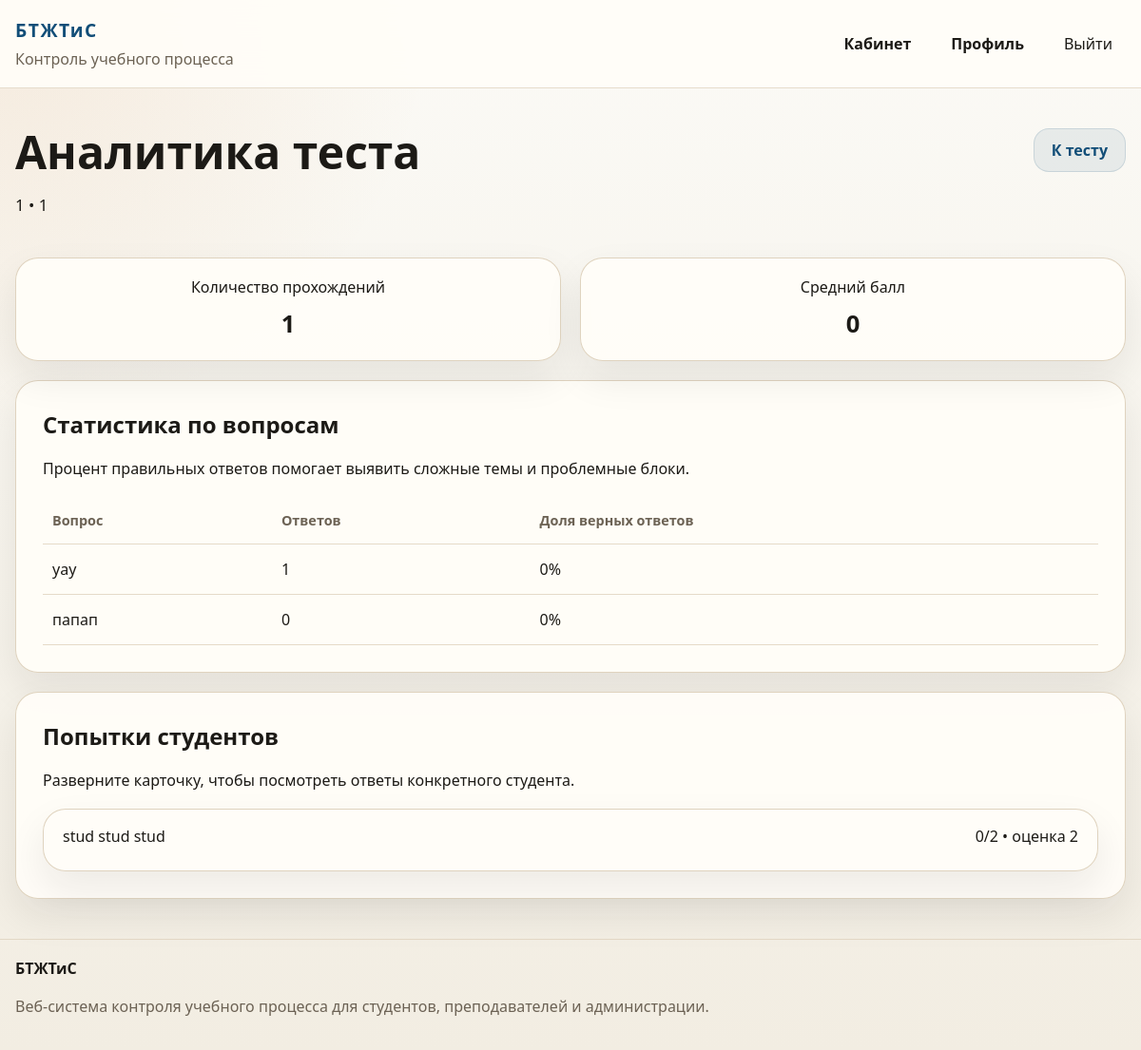
/teacher/reports/3/ (signed in), run on the app's committed database.
### education/models.py (models this page shows, shortened)
class Test(models.Model):
    title = models.CharField("Название теста", max_length=200)
    description = models.TextField("Описание", blank=True)
    discipline = models.ForeignKey(
        Discipline,
        on_delete=models.CASCADE,
        related_name="tests",
        verbose_name="Дисциплина",
    )
    author = models.ForeignKey(
        settings.AUTH_USER_MODEL,
        on_delete=models.CASCADE,
        related_name="created_tests",
        limit_choices_to={"role": ROLE_TEACHER},
        verbose_name="Автор",
    )
    groups = models.ManyToManyField(
        AcademicGroup,
        through="TestGroup",
        through_fields=("test", "group"),
        related_name="tests",
        blank=True,
        verbose_name="Доступные группы",
    )
    time_limit_minutes = models.PositiveIntegerField("Лимит времени (мин.)", default=30)
    max_attempts = models.PositiveIntegerField("Максимум попыток", default=1)
    is_published = models.BooleanField("Опубликован", default=False)
    available_from = models.DateTimeField("Доступен с", blank=True, null=True)
    available_to = models.DateTimeField("Доступен до", blank=True, null=True)
    created_at = models.DateTimeField("Создан", auto_now_add=True)
    updated_at = models.DateTimeField("Обновлён", auto_now=True)
    class Meta:
        db_table = "tests"
        ordering = ["-updated_at", "title"]
        verbose_name = "Тест"
        verbose_name_plural = "Тесты"

class Discipline(models.Model):
    name = models.CharField("Дисциплина", max_length=120, unique=True)
    code = models.CharField("Код", max_length=20, blank=True)
    description = models.TextField("Описание", blank=True)
    teachers = models.ManyToManyField(
        settings.AUTH_USER_MODEL,
        related_name="disciplines_taught",
        blank=True,
        limit_choices_to={"role": ROLE_TEACHER},
        verbose_name="Преподаватели",
    )
    groups = models.ManyToManyField(
        AcademicGroup,
        through="DisciplineGroup",
        through_fields=("discipline", "group"),
        related_name="disciplines",
        blank=True,
        verbose_name="Учебные группы",
    )
    class Meta:
        db_table = "disciplines"
        ordering = ["name"]
        verbose_name = "Дисциплина"
        verbose_name_plural = "Дисциплины"

class Question(models.Model):
    test = models.ForeignKey(Test, on_delete=models.CASCADE, related_name="questions", verbose_name="Тест")
    text = models.TextField("Текст вопроса")
    image = models.ImageField("Изображение", upload_to="questions/", blank=True, null=True)
    order = models.PositiveIntegerField("Порядок", default=1)
    class Meta:
        db_table = "questions"
        ordering = ["order", "id"]
        unique_together = ("test", "order")
        verbose_name = "Вопрос"
        verbose_name_plural = "Вопросы"

class TestAttempt(models.Model):
    student = models.ForeignKey(
        settings.AUTH_USER_MODEL,
        on_delete=models.CASCADE,
        related_name="attempts",
        limit_choices_to={"role": ROLE_STUDENT},
        verbose_name="Студент",
    )
    test = models.ForeignKey(Test, on_delete=models.CASCADE, related_name="attempts", verbose_name="Тест")
    attempt_number = models.PositiveIntegerField("Номер попытки", default=1)
    score = models.PositiveIntegerField("Набрано баллов", default=0)
    max_score = models.PositiveIntegerField("Максимум баллов", default=0)
    grade = models.CharField("Оценка", max_length=2, blank=True)
    started_at = models.DateTimeField("Начало", auto_now_add=True)
    completed_at = models.DateTimeField("Окончание", blank=True, null=True)
    is_finished = models.BooleanField("Завершён", default=False)
    class Meta:
        db_table = "test_attempts"
        ordering = ["-started_at"]
        unique_together = ("student", "test", "attempt_number")
        verbose_name = "Попытка прохождения"
        verbose_name_plural = "Попытки прохождения"

class User(AbstractUser):
    class Role(models.TextChoices):
        STUDENT = ROLE_STUDENT, "Студент"
        TEACHER = ROLE_TEACHER, "Преподаватель"
        ADMINISTRATOR = ROLE_ADMINISTRATOR, "Администратор"
    email = models.EmailField("Электронная почта", unique=True, blank=True, null=True)
    middle_name = models.CharField("Отчество", max_length=150, blank=True)
    phone = models.CharField("Телефон", max_length=32, blank=True)
    role = models.CharField(
        "Роль",
        max_length=20,
        choices=Role.choices,
        default=Role.STUDENT,
    )
    academic_group = models.ForeignKey(
        "AcademicGroup",
        on_delete=models.SET_NULL,
        related_name="students",
        blank=True,
        null=True,
        db_column="group_id",
        verbose_name="Учебная группа",
    )
    REQUIRED_FIELDS = ["first_name", "last_name"]
    objects = UserManager()
    class Meta:
        db_table = "users"
        ordering = ["last_name", "first_name", "username"]
        verbose_name = "Пользователь"
        verbose_name_plural = "Пользователи"
    @property
    def full_name(self):
        return " ".join(
            part for part in [self.last_name, self.first_name, self.middle_name] if part
        ) or self.username
    @property
    def is_teacher(self):
        return self.role == self.Role.TEACHER
    @property
    def is_administrator(self):
        return self.role == self.Role.ADMINISTRATOR or self.is_superuser

### education/views.py (the view)
# urls.py: path("teacher/reports/<int:pk>/", views.report_detail, name="report_detail"),
@role_required(User.Role.TEACHER, User.Role.ADMINISTRATOR)
def report_detail(request, pk):
    test = get_object_or_404(Test.objects.select_related("discipline", "author"), pk=pk)
    if request.user.is_teacher and test.author != request.user:
        return HttpResponseForbidden("Доступ запрещён.")
    attempts = (
        test.attempts.filter(is_finished=True)
        .select_related("student")
        .prefetch_related("answers__question", "answers__selected_option")
    )
    question_stats = []
    for question in test.questions.all():
        total_answers = StudentAnswer.objects.filter(
            question=question,
            attempt__test=test,
            attempt__is_finished=True,
        ).exclude(selected_option__isnull=True)
        answers_count = total_answers.count()
        correct_count = total_answers.filter(is_correct=True).count()
        question_stats.append(
            {
                "question": question,
                "answers_count": answers_count,
                "correct_rate": int(correct_count / answers_count * 100) if answers_count else 0,
            }
        )
    context = {
        "test": test,
        "attempts": attempts,
        "question_stats": question_stats,
        "summary": {
            "attempts": attempts.count(),
            "average_score": round(attempts.aggregate(avg=Avg("score")).get("avg") or 0, 1),
        },
    }
    return render(request, "education/report_detail.html", context)

### education/context_processors.py (called while the page is built)
def site_meta(request):
    view_name = getattr(getattr(request, "resolver_match", None), "view_name", "")
    meta = DEFAULT_META | ROUTE_META.get(view_name, {})
    meta["url"] = request.build_absolute_uri()
    meta["image"] = request.build_absolute_uri(static("education/img/og-cover.svg"))
    meta["og_title"] = meta["title"]
    return {
        "site_meta": meta,
        "current_view_name": view_name,
    }

### education/models.py (called while the page is built)
    def __str__(self):
        return self.text

### education/utils.py (called while the page is built)
def role_required(*roles):
    def decorator(view_func):
        @wraps(view_func)
        def _wrapped_view(request, *args, **kwargs):
            if not request.user.is_authenticated:
                return redirect("login")
            if request.user.is_superuser or request.user.role in roles:
                return view_func(request, *args, **kwargs)
            messages.error(request, "У вас нет доступа к данному разделу.")
            return redirect(dashboard_url_for(request.user))
        return _wrapped_view
    return decorator

### templates/education/report_detail.html (shortened to what this page needs)
{% extends "base.html" %}
{% block content %}
<section class="section">
    <div class="container">
        <div class="page-head page-head-inline">
            <div>
                <h1>Аналитика теста</h1>
                <p>{{ test.title }} • {{ test.discipline.name }}</p>
            </div>
            <div class="head-actions">
                {% if user.is_teacher %}
                    <a class="btn btn-secondary" href="{% url 'education:test_preview' test.pk %}">К тесту</a>
                {% endif %}
            </div>
        </div>
        <div class="stats-strip">
            <article class="mini-stat"><span>Количество прохождений</span><strong>{{ summary.attempts }}</strong></article>
            <article class="mini-stat"><span>Средний балл</span><strong>{{ summary.average_score }}</strong></article>
        </div>
        <section class="panel panel-top-space">
            <div class="section-head">
                <h2>Статистика по вопросам</h2>
                <p>Процент правильных ответов помогает выявить сложные темы и проблемные блоки.</p>
            </div>
            <div class="table-wrap">
                <table class="data-table">
                    <thead>
                        <tr>
                            <th>Вопрос</th>
                            <th>Ответов</th>
                            <th>Доля верных ответов</th>
                        </tr>
                    </thead>
                    <tbody>
                        {% for item in question_stats %}
                            <tr>
                                <td>{{ item.question.text|truncatechars:90 }}</td>
                                <td>{{ item.answers_count }}</td>
                                <td>{{ item.correct_rate }}%</td>
                            </tr>
                        {% empty %}
                            <tr>
                                <td colspan="3">Статистика пока недоступна.</td>
                            </tr>
                        {% endfor %}
                    </tbody>
                </table>
            </div>
        </section>
        <section class="panel panel-top-space">
            <div class="section-head">
                <h2>Попытки студентов</h2>
                <p>Разверните карточку, чтобы посмотреть ответы конкретного студента.</p>
            </div>
            <div class="details-list">
                {% for attempt in attempts %}
                    <details class="details-card">
                        <summary>
                            <span>{{ attempt.student.full_name }}</span>
                            <span>{{ attempt.score }}/{{ attempt.max_score }} • оценка {{ attempt.grade }}</span>
                        </summary>
                    </details>
                {% empty %}
                    <p class="muted">Завершённых попыток пока нет.</p>
                {% endfor %}
            </div>
        </section>
    </div>
</section>
{% endblock %}

### static/education/css/styles.css (style rules this page uses)
:root { --bg: #f6f4ee; --surface: #fffdf8; --surface-alt: #efe8d9; --border: #dccfb9; --text: #1c1a16; --muted: #6c6254; --primary: #124e78; --primary-dark: #0d3958; --accent: #cb7c2f; --danger: #a63d40; --success: #216869; --shadow: 0 18px 40px rgba(28, 26, 22, 0.08); --radius: 24px; }
html { min-width: 320px; }
*, *::before, *::after { box-sizing: border-box; }
:where(*, *::before, *::after) { min-width: 0; }
body { margin: 0; min-height: 100svh; display: flex; flex-direction: column; font-family: "Segoe UI", Tahoma, Geneva, Verdana, sans-serif; background: radial-gradient(circle at top left, rgba(203, 124, 47, 0.12), transparent 28%), linear-gradient(180deg, #fbfaf6 0%, #f2ede2 100%); color: var(--text); line-height: 1.5; overflow-wrap: break-word; }
a { color: inherit; text-decoration: none; text-decoration-skip-ink: auto; }
:where(a, button, input, select, textarea):focus-visible { outline: 3px solid rgba(18, 78, 120, 0.25); outline-offset: 3px; }
:where(h1, h2, h3, .brand-text, .table-muted, .quick-link) { overflow-wrap: anywhere; }
:where(.btn, .nav-button, .main-nav a, .quick-link, .pill) { max-width: 100%; min-height: 44px; line-height: 1.25; text-align: center; white-space: normal; }
.container { width: min(1180px, calc(100% - 32px)); margin: 0 auto; }
.header-inner, .footer-inner, .page-head-inline, .head-actions, .main-nav, .hero-actions, .hero-note, .quick-links, .test-meta, .test-actions, .filters-row, .filters-actions, .actions-cell, .checkbox-line, .form-actions, .log-item, .answer-row { display: flex; align-items: center; gap: 14px; }
.head-actions, .hero-actions, .test-actions, .filters-actions, .form-actions, .actions-cell { flex-wrap: wrap; }
.section, .hero { padding: 42px 0; }
.hero-grid, .dashboard-grid, .cards-grid, .stat-grid, .stats-strip, .stats-strip-wide, .form-grid, .formset-grid { display: grid; gap: 20px; }
.hero h1, .page-head h1 { margin: 0 0 12px; font-size: clamp(2rem, 4vw, 3.6rem); line-height: 1.05; }
.hero-text, .page-head p { font-size: 1.05rem; line-height: 1.7; max-width: 760px; }
.hero-panel, .panel, .feature-card, .mini-stat, .stat-card, .details-card { background: rgba(255, 253, 248, 0.94); border: 1px solid rgba(220, 207, 185, 0.9); border-radius: var(--radius); box-shadow: var(--shadow); }
.hero-panel, .panel { padding: 28px; }
.stat-grid, .stats-strip { grid-template-columns: repeat(auto-fit, minmax(150px, 1fr)); }
.stat-card, .mini-stat { padding: 18px; text-align: center; }
.stat-card span, .mini-stat span { display: block; overflow-wrap: normal; text-wrap: balance; }
.stat-card strong, .mini-stat strong { display: block; margin-top: 8px; font-size: 1.6rem; text-align: center; }
.section-head { margin-bottom: 18px; }
:where(.section-head, .page-head) > :last-child { margin-bottom: 0; }
.section-head h2, .feature-card h3, .details-card summary { margin: 0 0 8px; }
.btn { display: inline-flex; justify-content: center; align-items: center; gap: 8px; padding: 12px 18px; border-radius: 16px; border: 1px solid transparent; font-weight: 700; cursor: pointer; overflow-wrap: anywhere; transition: transform 0.2s ease, box-shadow 0.2s ease, background 0.2s ease; }
.btn-secondary { background: rgba(18, 78, 120, 0.08); color: var(--primary); border-color: rgba(18, 78, 120, 0.14); }
.page-head { margin-bottom: 24px; }
.page-head-inline { justify-content: space-between; align-items: flex-start; }
.panel-top-space { margin-top: 20px; }
.table-wrap { overflow-x: auto; -webkit-overflow-scrolling: touch; }
.data-table { width: 100%; min-width: 680px; border-collapse: collapse; }
.data-table th, .data-table td { padding: 14px 10px; border-bottom: 1px solid rgba(220, 207, 185, 0.75); text-align: left; vertical-align: top; overflow-wrap: anywhere; }
.data-table th { color: var(--muted); font-size: 0.9rem; font-weight: 700; }
.details-list, .log-list { display: grid; gap: 14px; }
.details-card { padding: 16px 20px; }
.details-card summary { display: flex; justify-content: space-between; gap: 14px; cursor: pointer; list-style: none; }

### data on the page
Test: title "1", discipline.name "1"
Question: question.text "уау", answers_count "1", correct_rate "0"
Question: question.text "папап", answers_count "0", correct_rate "0"
TestAttempt: student.full_name "stud stud stud", score "0", max_score "2", grade "2"

### other printed values
{{ summary.attempts }} "1"
{{ summary.average_score }} "0"
